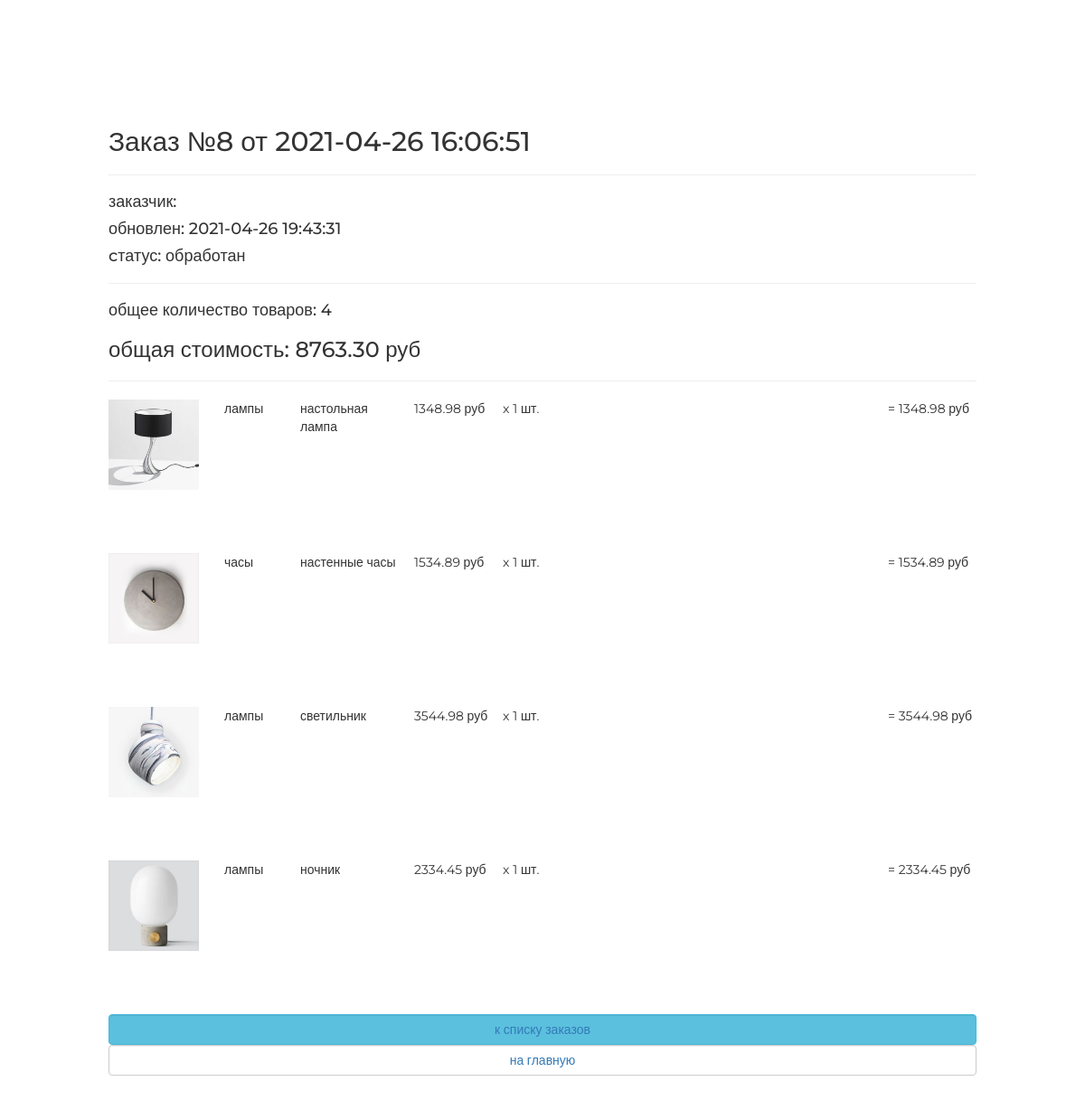
Screenshot of /order/read/8/ with the database file from the repository.
### ordersapp/models.py (models this page shows, shortened)
class Order(models.Model):
    FORMING = 'FM'
    SENT_TO_PROCEED = 'STP'
    PROCEEDED = 'PRO'
    PAID = 'PD'
    READY = 'RDY'
    CANCEL = 'CNC'
    ORDER_STATUSES = (
        (FORMING, 'формируется'),
        (SENT_TO_PROCEED, 'отправлен в обработку'),
        (PROCEEDED, 'обработан'),
        (PAID, 'оплачен'),
        (READY, 'готов к выдаче'),
        (CANCEL, 'отменен'),
    )
    user = models.ForeignKey(settings.AUTH_USER_MODEL, on_delete=models.CASCADE)
    created = models.DateTimeField(auto_now_add=True, verbose_name='создан')
    updated = models.DateTimeField(auto_now=True, verbose_name='изменен')
    status = models.CharField(choices=ORDER_STATUSES, default=FORMING, verbose_name='статус', max_length=3)
    is_active = models.BooleanField(default=True, verbose_name='статус')
    class Meta:
        ordering = ('-created',)
        verbose_name = 'заказ'
        verbose_name_plural = 'заказы'
    def get_total_quantity(self):
        items = self.orderitems.select_related()
        return sum(list(map(lambda x: x.quantity, items)))
    def get_total_cost(self):
        items = self.orderitems.select_related()
        return sum(list(map(lambda x: x.get_product_cost, items)))

class OrderItem(models.Model):
    order = models.ForeignKey(Order, on_delete=models.CASCADE, related_name='orderitems')
    product = models.ForeignKey(Product, on_delete=models.CASCADE)
    quantity = models.PositiveSmallIntegerField(verbose_name='количество', default=0)
    @property
    def get_product_cost(self):
        return self.quantity * self.product.price

### mainapp/models.py (models this page shows, shortened)
class Product(models.Model):
    category = models.ForeignKey(ProductCategory, on_delete=models.CASCADE)
    name = models.CharField(verbose_name='наименование продука', max_length=128)
    image = models.ImageField(upload_to='product_images', blank=True)
    short_desc = models.CharField(verbose_name='кратокое описание продукта', max_length=60, blank=True)
    description = models.TextField(verbose_name='описание продукта', blank=True)
    price = models.DecimalField(verbose_name='цена продукта', max_digits=8, decimal_places=2, default=0)
    quantity = models.PositiveIntegerField(verbose_name='количество на складе', default=0)
    is_active = models.BooleanField(verbose_name='активна', default=True)

class ProductCategory(models.Model):
    name = models.CharField(verbose_name='наиментование категории', max_length=64, unique=True)
    description = models.TextField(verbose_name='описание категории', blank=True)
    create_dt = models.DateTimeField(verbose_name='дата создания категории', auto_now_add=True)
    is_active = models.BooleanField(verbose_name='активна', default=True)

### ordersapp/views.py (the view)
# urls.py: path('read/<int:pk>/', ordersapp.OrderReadView.as_view(), name='order_read'),
class OrderReadView(DetailView):
    model = Order

### adminapp/templatetags/my_tags.py (called while the page is built)
@register.filter(name='media_folder_products')
def media_folder_products(string):
    if not string:
        string = 'products_images/default.jpg'
    return f'{settings.MEDIA_URL}{string}'

### mainapp/context_processors.py (called while the page is built)
def basket(request):
    print(f'context processor basket works')
    basket = []
    if request.user.is_authenticated:
        basket = Basket.objects.filter(user=request.user).order_by('product__category')
    return {
        'basket': basket,
    }

### ordersapp/templates/ordersapp/order_detail.html
{% extends "ordersapp/base.html" %}
{% load static %}
{% load my_tags %}
{% block content %}
   {% include 'ordersapp/includes/inc_order_summary.html' %}
   <div class="basket_list">
       {% for item in object.orderitems.select_related %}
           <div class="basket_record">
               <img src="{{ item.product.image|media_folder_products }}"
                    alt="{{ item.product.short_desc }}" style="width: 100px; float: left">
               <span class="category_name">
                   {{ item.product.category.name }}
               </span>
               <span class="product_name">{{ item.product.name }}</span>
               <span class="product_price">
                   {{ item.product.price }}&nbspруб
               </span>
               <span class="product_quantitiy">
                   x {{ item.quantity }} шт.
               </span>
               <span class="product_cost" style="float: right">
                    = {{ item.get_product_cost }}&nbspруб
               </span>
           </div>
       {% endfor %}
   </div>
   {% include 'ordersapp/includes/inc_order_actions.html' %}
{% endblock %}

### ordersapp/templates/ordersapp/includes/inc_order_summary.html (shortened to what this page needs)
{% if object %}
   <div class="h2">Заказ №{{ object.pk }} от {{ object.created|date:"Y-m-d H:i:s" }}</div>
   <hr>
   <div class="h4">заказчик: {{ user.last_name }} {{ user.first_name }} </div>
   <div class="h4">обновлен: {{ object.updated|date:"Y-m-d H:i:s" }}</div>
   <div class="h4">cтатус: {{ object.get_status_display }}</div>
   <hr>
   <div class="h4">
       общее количество товаров: <span class="order_total_quantity">{{ object.get_total_quantity }}</span>
   </div>
   <div class="h3">
       общая стоимость: <span class="order_total_cost">{{ object.get_total_cost }}</span> руб
   </div>
{% endif %}
<hr>

### static/css/style.css (style rules this page uses)
* { margin: 0; padding: 0; }
body { font-family: 'Montserrat', sans-serif; }
html, body { height: 100%; }
.basket_list span.category_name { margin-left: 2em; width: 5em; position: relative; display: block; float: left; }
.basket_list span.product_name { margin-left: 1em; width: 8em; position: relative; display: block; float: left; }
.basket_list span.product_price { margin-left: 1em; width: 7em; position: relative; display: block; float: left; }
.basket_list span.product_cost { margin-left: 1em; width: 7em; position: relative; display: block; float: left; }
.basket_list .basket_record { position: relative; display: block; height: 170px; float: none; }

### rows the page displays
Order: pk "8", created "2021-04-26 16:06:51", updated "2021-04-26 19:43:31", status "обработан", get_total_quantity "4", get_total_cost "8763.30"
OrderItem: product.image|media_folder_products (picture), product.category.name "лампы", product.name "настольная лампа", product.price "1348.98", quantity "1", get_product_cost "1348.98"
OrderItem: product.image|media_folder_products (picture), product.category.name "часы", product.name "настенные часы", product.price "1534.89", quantity "1", get_product_cost "1534.89"
OrderItem: product.image|media_folder_products (picture), product.category.name "лампы", product.name "светильник", product.price "3544.98", quantity "1", get_product_cost "3544.98"
OrderItem: product.image|media_folder_products (picture), product.category.name "лампы", product.name "ночник", product.price "2334.45", quantity "1", get_product_cost "2334.45"
